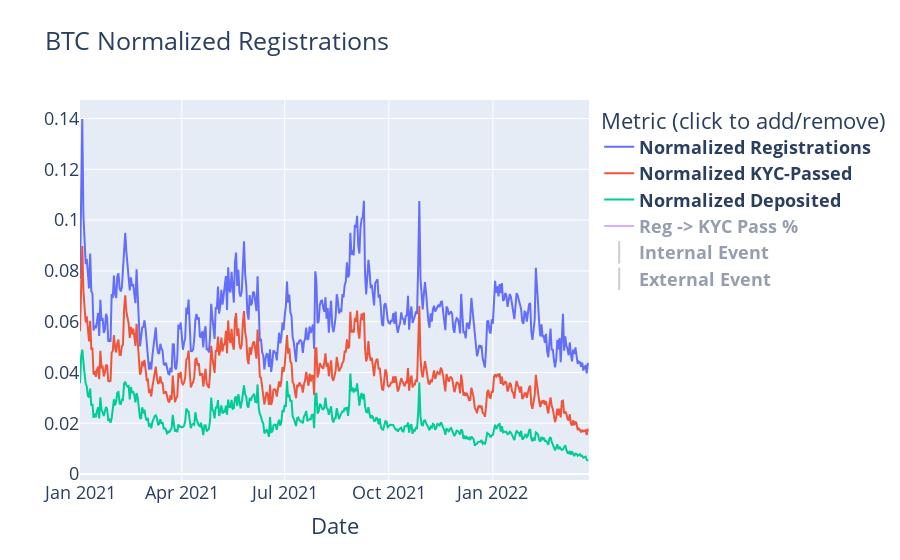

The cell this chart's notebook holds for it:
### Code cell
import plotly.graph_objects as go
from plotly.validators.scatter.marker import SymbolValidator
import plotly.io as pio

fig = go.Figure()

fig.add_trace(go.Scatter(x=df["Registration Date"], y=df["Registrations"]/df["BTC Price"],
                         name="<b>Normalized Registrations</b>",  hovertext=df[["Registrations", "BTC Price"]], hovertemplate=" %{y}<br><b>Regs</b>: %{hovertext[0]}<br><b>BTC Price</b>: %{hovertext[1]:$,.0f}<br>"
                         ))

fig.add_trace(go.Scatter(x=df["Registration Date"], y=df["Passed KYC"]/df["BTC Price"],
                         name="<b>Normalized KYC-Passed</b>",
                         hovertext=df["Passed KYC"], hovertemplate=" %{y}<br><b>Passed KYC</b>: %{hovertext}<br>"
                         ))

fig.add_trace(go.Scatter(x=df["Registration Date"], y=df["Made a Deposit"]/df["BTC Price"],
                         name="<b>Normalized Deposited</b>",
                         hovertext=df["Made a Deposit"], hovertemplate=" %{y}<br><b>Made a Deposit</b>: %{hovertext}<br>"
                         ))

fig.add_trace(go.Scatter(x=df["Registration Date"], y=df["Reg to KYC Passed %"],
                         name="<b>Reg -> KYC Pass %</b>", visible='legendonly',
                         hovertext=df["Reg to KYC Passed %"], hovertemplate=" %{y:.1%}<br>"
                         ))

# ----- circle version on regs --------
# fig.add_trace(go.Scatter(x=df_events["Registration Date"], y=df_events["Registrations"]/df_events["BTC Price"],
#                          name="Event", mode='markers', marker=dict(size=12, line=dict(width=2, color='DarkSlateGrey')),
#                          hovertext=df_events["Internal Event"]
#                          ))

fig.add_trace(go.Scatter(x=df_events["Registration Date"], y=[.05 for _ in range(df_events["Registration Date"].shape[0])],
                         name="<b>Internal Event</b>", mode='markers', marker_symbol="line-ns", marker=dict(size=100000, line=dict(width=2, color='rgba(50, 56, 68, 0.5)')),
                         hovertext=df_events["Internal Event"], hovertemplate="<i>%{hovertext}</i><br>", hoveron='points', visible='legendonly'
                         ))

fig.add_trace(go.Scatter(x=df_events_ex["Registration Date"], y=[.05 for _ in range(df_events_ex["Registration Date"].shape[0])],
                         name="<b>External Event</b>", mode='markers', marker_symbol="line-ns", marker=dict(size=100000, line=dict(width=2, color='rgba(50, 56, 68, 0.5)')),
                         hovertext=df_events_ex["External Event"], hovertemplate="<i>%{hovertext}</i><br>", hoveron='points', visible='legendonly'
                         ))

fig.update_layout(
    title="BTC Normalized Registrations",
    xaxis_title="Date",
    yaxis_title="",
    legend_title="Metric (click to add/remove)",
    font=dict(size=18),
    hovermode="x unified",
    hoverdistance=1,
    xaxis_range=['2021-01-01', df["Registration Date"][df["Registration Date"].shape[0]-1]],
    #template='plotly_dark'
    hoverlabel=dict(bgcolor='rgba(255,255,255,0.75)')
)
# hovertemplate="%{x}%{hover.text}",
# df_events["Registrations"]/df_events["BTC Price"]

fig.show()

### Figure 1 — Plotly figure (JSON) as saved in the notebook; plotly's stock layout.template omitted (floating-point values rounded to 4 significant figures; data arrays with more than 128 entries replaced by an {"elided": "..."} marker saying what was removed)
{"data": [{"hovertemplate": " %{y}<br><b>Regs</b>: %{hovertext[0]}<br><b>BTC Price</b>: %{hovertext[1]:$,.0f}<br>", "hovertext": {"elided": "451x2 float values"}, "name": "<b>Normalized Registrations</b>", "x": {"elided": "451 str values"}, "y": {"elided": "451 float values"}, "type": "scatter"}, {"hovertemplate": " %{y}<br><b>Passed KYC</b>: %{hovertext}<br>", "hovertext": {"elided": "451 float values"}, "name": "<b>Normalized KYC-Passed</b>", "x": {"elided": "451 str values"}, "y": {"elided": "451 float values"}, "type": "scatter"}, {"hovertemplate": " %{y}<br><b>Made a Deposit</b>: %{hovertext}<br>", "hovertext": {"elided": "451 float values"}, "name": "<b>Normalized Deposited</b>", "x": {"elided": "451 str values"}, "y": {"elided": "451 float values"}, "type": "scatter"}, {"hovertemplate": " %{y:.1%}<br>", "hovertext": {"elided": "451 float values"}, "name": "<b>Reg -> KYC Pass %</b>", "visible": "legendonly", "x": {"elided": "451 str values"}, "y": {"elided": "451 float values"}, "type": "scatter"}, {"hoveron": "points", "hovertemplate": "<i>%{hovertext}</i><br>", "hovertext": {"elided": "133 str values"}, "marker": {"line": {"color": "rgba(50, 56, 68, 0.5)", "width": 2}, "size": 100000, "symbol": "line-ns"}, "mode": "markers", "name": "<b>Internal Event</b>", "visible": "legendonly", "x": {"elided": "133 str values"}, "y": {"elided": "133 float values"}, "type": "scatter"}, {"hoveron": "points", "hovertemplate": "<i>%{hovertext}</i><br>", "hovertext": ["CMC - Mashinsky Top 10", "CryptoWise Video ", "Coinsider Video", "Top 100 People in Blockchain ", "Elon Musk BTC pump +10K in 1 day", "Celsius Network Review - Wes Spencer", "ARRA Global Summit, BlockFi Lowers Rates", "Best Crypto Wallet", "Miami Crypto Conf", "Knowledge By Marcus", "Hashoshi Video", "Mariah Monetize", "Your Friend Andy, BlockFi reduces rates significantly", "BTC crash", "CEL ATH", "Florida Blockchain Summit", "Mariah Monetize", "BTC Miami", "Trillions.", "CEL down more than 50% from ATH", "Crypto Beau", "MoneyZG, Coinbureau Launches Partnership", "BTC bottom, BlockFi C&D", "CoinBureau", "Liquid Global $97M crypto hack", "Aaron Bennett", "BTC Flash Crash", "SEC Threatens to sue Coinbase over yield product ", "BTC Drops 23%", "China Crypto Crackdown", "DoJ establishes National Cryptocurrency Enforcement Team", "Tether, Bitfinex to pay $42.5 mln to settle CFTC charges", "Black Friday BTC Crash", "Multicoin LP Dumping, BTC Crash", "X-mas", "Best CeFi Lending Platform', awarded at Blockchain Fest 2021", "New year -> retail surge, onchain volume rebound", "BTC Flash crash", "Canada Emergencies Act (Threatens to freeze bank accounts and take crypto)", "BTC $45K", "BlockFi $100M SEC fine", "Nexo Stops US Accounts", "Ledn Stops US Accounts", "Biden Executive Order FUD, Interest Rate Uncertainty, Ukraine invaded by Russia", "Btc climbs from 37K to 43K", "BTC flash crashes back to $37K"], "marker": {"line": {"color": "rgba(50, 56, 68, 0.5)", "width": 2}, "size": 100000, "symbol": "line-ns"}, "mode": "markers", "name": "<b>External Event</b>", "visible": "legendonly", "x": ["2021-01-02", "2021-01-09", "2021-01-28", "2021-02-02", "2021-02-09", "2021-02-13", "2021-04-01", "2021-04-02", "2021-04-11", "2021-04-23", "2021-04-26", "2021-04-27", "2021-05-01", "2021-05-12", "2021-05-18", "2021-05-26", "2021-05-27", "2021-06-04", "2021-06-10", "2021-06-21", "2021-06-30", "2021-07-03", "2021-07-20", "2021-07-28", "2021-08-23", "2021-08-28", "2021-09-06", "2021-09-08", "2021-09-20", "2021-09-24", "2021-10-06", "2021-10-15", "2021-11-26", "2021-12-03", "2021-12-25", "2021-12-30", "2022-01-01", "2022-01-20", "2022-02-10", "2022-02-12", "2022-02-14", "2022-02-16", "2022-02-17", "2022-02-24", "2022-03-02", "2022-03-04"], "y": [0.05, 0.05, 0.05, 0.05, 0.05, 0.05, 0.05, 0.05, 0.05, 0.05, 0.05, 0.05, 0.05, 0.05, 0.05, 0.05, 0.05, 0.05, 0.05, 0.05, 0.05, 0.05, 0.05, 0.05, 0.05, 0.05, 0.05, 0.05, 0.05, 0.05, 0.05, 0.05, 0.05, 0.05, 0.05, 0.05, 0.05, 0.05, 0.05, 0.05, 0.05, 0.05, 0.05, 0.05, 0.05, 0.05], "type": "scatter"}], "layout": {"font": {"size": 18}, "xaxis": {"title": {"text": "Date"}, "range": ["2021-01-01", "2022-03-27"]}, "hoverlabel": {"bgcolor": "rgba(255,255,255,0.75)"}, "title": {"text": "BTC Normalized Registrations"}, "yaxis": {"title": {"text": ""}}, "legend": {"title": {"text": "Metric (click to add/remove)"}}, "hovermode": "x unified", "hoverdistance": 1}}
